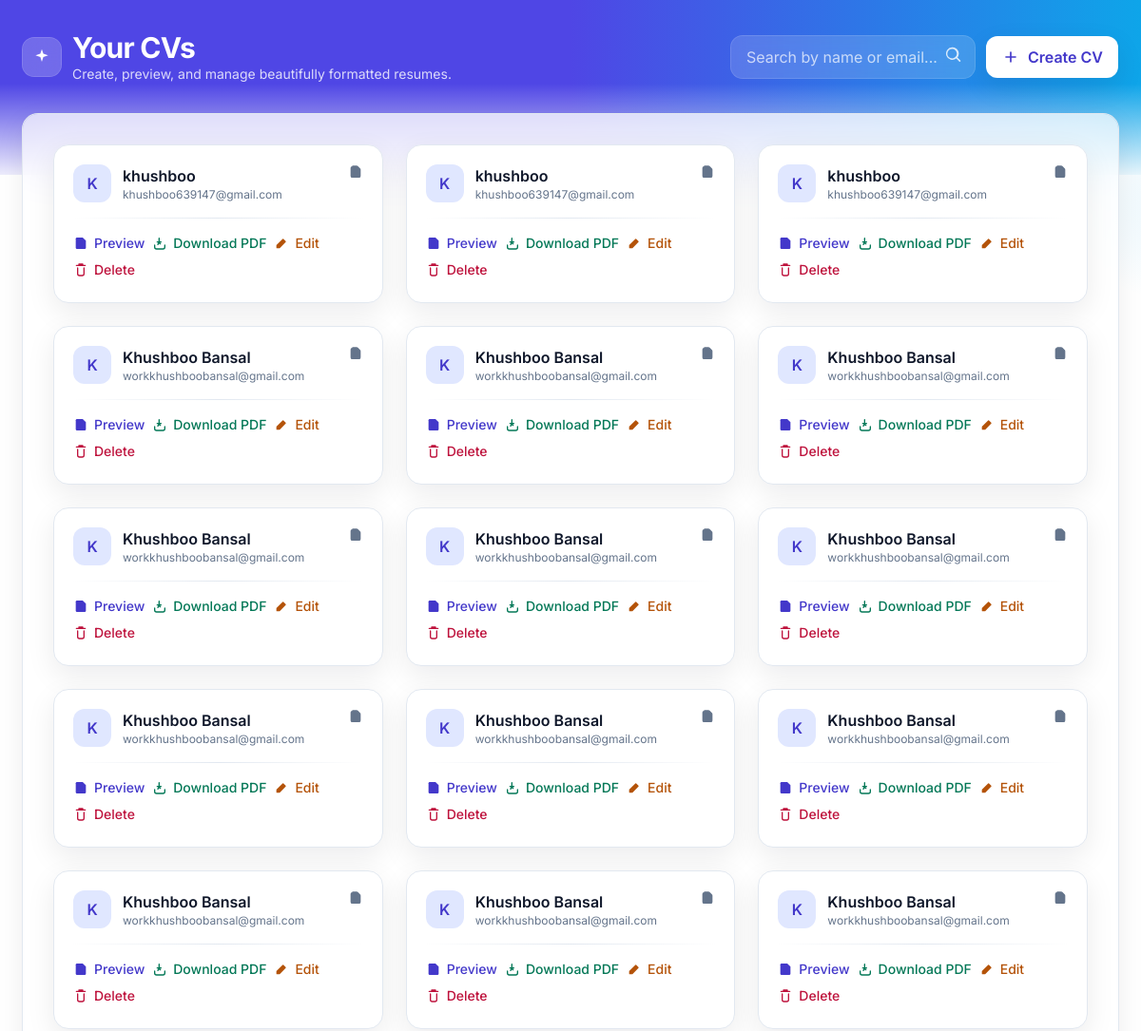
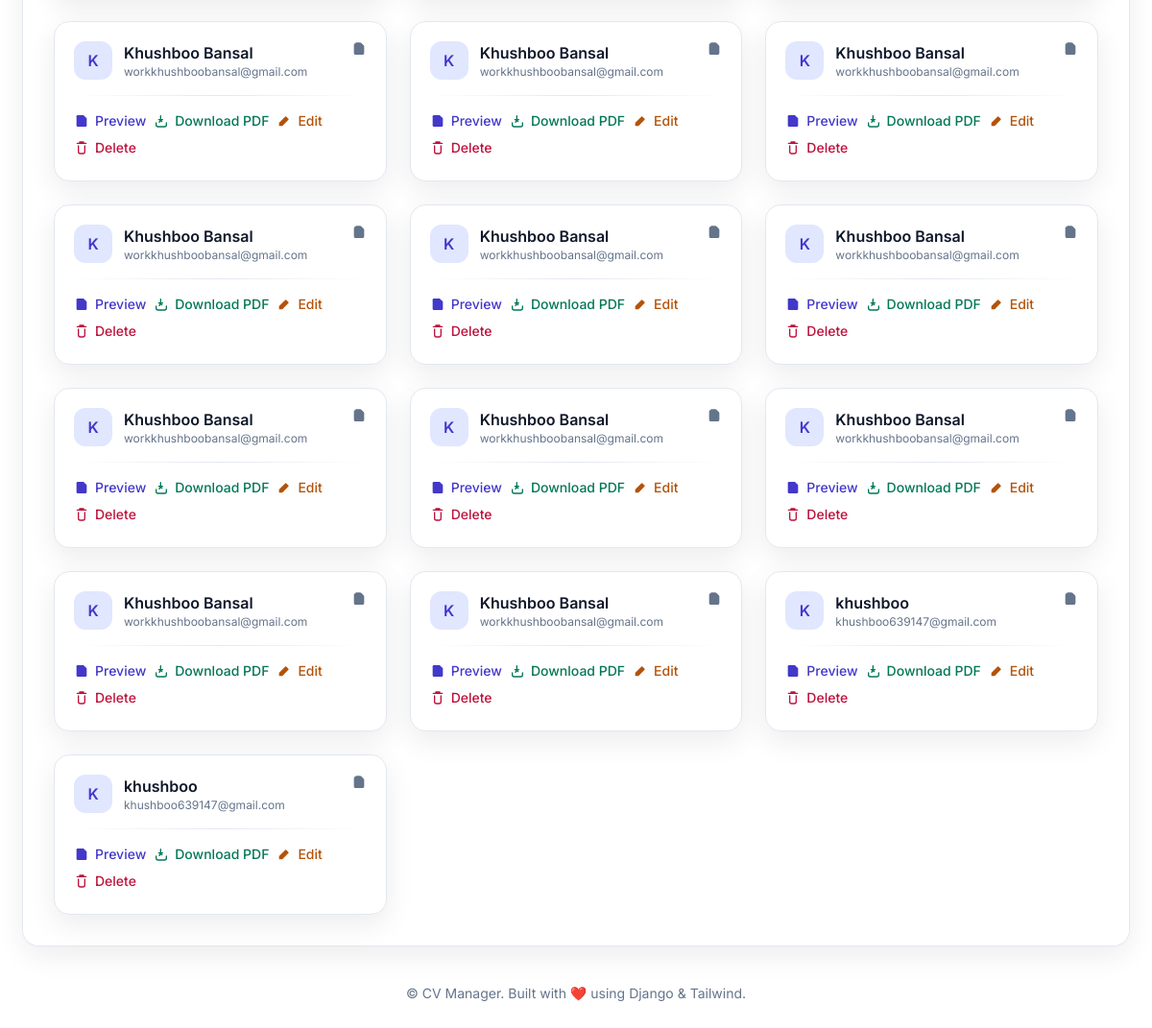
The page / on the database its author committed (2 pictures, top to bottom).
### CvgeneratorApp/models.py (models this page shows)
class Profile(models.Model):
    name=models.CharField(max_length=50)
    email=models.CharField(max_length=100)
    phone=models.CharField(max_length=20)
    school=models.CharField(max_length=50)
    degree=models.CharField(max_length=100)
    university=models.CharField(max_length=100)
    summary=models.TextField(max_length=2000)
    previous_work=models.TextField(max_length=1000)
    skil=models.CharField(max_length=200)

### CvgeneratorApp/views.py (the view)
# urls.py: path('',views.dashboard,name='dashboard'),
def dashboard(request):
    resumes=Profile.objects.all()
    return render(request, 'CvgeneratorApp/modern-dashboard.html',{'resumes':resumes})

### CvgeneratorApp/templates/CvgeneratorApp/modern-dashboard.html (shortened to what this page needs)
<!DOCTYPE html>
<html lang="en">
  <head>
    <script src="https://cdn.tailwindcss.com"></script>
  </head>
  <body
    class="min-h-screen text-slate-800 selection:bg-brand-100 selection:text-brand-800"
  >
    <header class="relative">
      <div
        class="absolute inset-0 -z-10 bg-gradient-to-r from-brand-600 via-indigo-600 to-sky-500"
      ></div>
      <div
        class="absolute inset-x-0 bottom-0 -z-10 h-24 bg-gradient-to-t from-white/90 to-transparent"
      ></div>
      <div class="max-w-7xl mx-auto px-6 pt-8 pb-24">
        <div class="flex items-center justify-between">
          <div class="flex items-center gap-3">
            <div
              class="h-10 w-10 rounded-xl bg-white/20 backdrop-blur ring-1 ring-white/30 grid place-items-center"
            >
              <svg
                xmlns="http://www.w3.org/2000/svg"
                viewBox="0 0 24 24"
                fill="currentColor"
                class="w-5 h-5 text-white"
              >
                <path
                  d="M12 2l1.9 5.9L20 10l-6.1 2.1L12 18l-1.9-5.9L4 10l6.1-2.1L12 2z"
                />
              </svg>
            </div>
            <div>
              <h1
                class="text-white text-2xl md:text-3xl font-bold tracking-tight"
              >
                Your CVs
              </h1>
              <p class="text-white/80 text-sm">
                Create, preview, and manage beautifully formatted resumes.
              </p>
            </div>
          </div>
          <div class="hidden md:flex items-center gap-3">
            <form action="#" method="get" class="relative">
              <input
                type="search"
                name="q"
                placeholder="Search by name or email..."
                class="w-64 rounded-xl bg-white/15 text-white placeholder-white/70 px-4 py-2.5 outline-none ring-1 ring-white/25 focus:ring-2 focus:ring-white/60 backdrop-blur"
              />
              <svg
                xmlns="http://www.w3.org/2000/svg"
                viewBox="0 0 24 24"
                fill="currentColor"
                class="w-5 h-5 absolute right-3 top-2.5 text-white/80"
              >
                <path
                  fill-rule="evenodd"
                  d="M10 2a8 8 0 105.293 14.293l3.707 3.707a1 1 0 001.414-1.414l-3.707-3.707A8 8 0 0010 2zm-6 8a6 6 0 1110.392 4.242A6 6 0 014 10z"
                  clip-rule="evenodd"
                />
              </svg>
            </form>
            <a
              href="{% url 'save_profile' %}"
              class="inline-flex items-center gap-2 rounded-xl bg-white text-brand-700 font-semibold px-4 py-2.5 shadow-soft hover:shadow-hover transition"
            >
              <svg
                xmlns="http://www.w3.org/2000/svg"
                viewBox="0 0 24 24"
                fill="currentColor"
                class="w-5 h-5"
              >
                <path
                  d="M12 5a1 1 0 011 1v5h5a1 1 0 110 2h-5v5a1 1 0 11-2 0v-5H6a1 1 0 110-2h5V6a1 1 0 011-1z"
                />
              </svg>
              Create CV
            </a>
          </div>
        </div>
      </div>
    </header>
    <main class="max-w-7xl mx-auto px-6 -mt-16">
      <div
        class="bg-white/70 backdrop-blur-xl rounded-2xl shadow-soft ring-1 ring-slate-200 p-6 md:p-8"
      >
        {% if resumes %}
        <div class="grid grid-cols-1 sm:grid-cols-2 lg:grid-cols-3 gap-6">
          {% for resume in resumes %}
          <div
            class="group rounded-2xl border border-slate-200 bg-white p-5 shadow-soft hover:shadow-hover hover:-translate-y-0.5 transition transform"
          >
            <div class="flex items-start justify-between">
              <div class="flex items-center gap-3">
                <div
                  class="h-10 w-10 rounded-xl bg-brand-100 text-brand-700 grid place-items-center font-semibold"
                >
                  {{ resume.name|default:"?"|slice:":1"|upper }}
                </div>
                <div>
                  <h2
                    class="text-base font-semibold text-slate-900 line-clamp-1"
                  >
                    {{ resume.name }}
                  </h2>
                  <p class="text-xs text-slate-500">{{ resume.email }}</p>
                </div>
              </div>
              <span
                class="inline-flex items-center gap-1 text-xs text-slate-500"
              >
                <svg
                  xmlns="http://www.w3.org/2000/svg"
                  viewBox="0 0 24 24"
                  fill="currentColor"
                  class="w-4 h-4"
                >
                  <path
                    d="M6.75 3A2.75 2.75 0 004 5.75v12.5A2.75 2.75 0 006.75 21h10.5A2.75 2.75 0 0020 18.25V8.414a2.75 2.75 0 00-.805-1.945l-3.664-3.664A2.75 2.75 0 0013.586 2H6.75zM13 3.5v3.25c0 .69.56 1.25 1.25 1.25H17.5"
                  />
                </svg>
              </span>
            </div>
            <div
              class="my-4 h-px bg-gradient-to-r from-transparent via-slate-200 to-transparent"
            ></div>
            <div class="flex flex-wrap items-center gap-2">
              <a
                href="{% url 'resume' resume.id %}"
                class="inline-flex items-center gap-1.5 text-sm font-medium text-brand-700 hover:text-brand-800"
              >
                <svg
                  xmlns="http://www.w3.org/2000/svg"
                  viewBox="0 0 24 24"
                  fill="currentColor"
                  class="w-4 h-4"
                >
                  <path
                    d="M4 5a2 2 0 012-2h9l5 5v11a2 2 0 01-2 2H6a2 2 0 01-2-2V5z"
                  />
                </svg>
                Preview
              </a>
              <a
                href="#"
                class="inline-flex items-center gap-1.5 text-sm font-medium text-emerald-700 hover:text-emerald-800"
              >
                Download PDF
              </a>
              <a
                href=""
                class="inline-flex items-center gap-1.5 text-sm font-medium text-amber-700 hover:text-amber-800"
              >
                <svg
                  xmlns="http://www.w3.org/2000/svg"
                  viewBox="0 0 24 24"
                  fill="currentColor"
                  class="w-4 h-4"
                >
                  <path
                    d="M4 15.5V19a1 1 0 001 1h3.5a1 1 0 00.707-.293l9.5-9.5a1 1 0 000-1.414L15.207 5.293a1 1 0 00-1.414 0l-9.5 9.5A1 1 0 004 15.5z"
                  />
                </svg>
                Edit
              </a>
              <form action="#" method="post" class="inline">
                <button
                  type="submit"
                  class="inline-flex items-center gap-1.5 text-sm font-medium text-rose-700 hover:text-rose-800"
                >
                  Delete
                </button>
              </form>
            </div>
          </div>
          {% endfor %}
        </div>
        {% endif %}
      </div>
      <footer
        class="max-w-7xl mx-auto px-6 text-center text-sm text-slate-500 py-10"
      >
        <p>
          © {{ now|date:"Y" }} CV Manager. Built with ❤️ using Django &
          Tailwind.
        </p>
      </footer>
    </main>
  </body>
</html>

### CvgeneratorApp/templates/CvgeneratorApp/modern-dashboard.html (style rules this page uses)
body { background-image: radial-gradient( 60rem 30rem at 10% -10%, rgba(99, 102, 241, 0.15), transparent 40% ), radial-gradient( 40rem 20rem at 110% 10%, rgba(14, 165, 233, 0.12), transparent 35% ); }

### rows shown on the page
Profile: name "K", name "khushboo", email "khushboo639147@gmail.com"
Profile: name "K", name "khushboo", email "khushboo639147@gmail.com"
Profile: name "K", name "khushboo", email "khushboo639147@gmail.com"
Profile: name "K", name "Khushboo Bansal", email "workkhushboobansal@gmail.com"
Profile: name "K", name "Khushboo Bansal", email "workkhushboobansal@gmail.com"
Profile: name "K", name "Khushboo Bansal", email "workkhushboobansal@gmail.com"
Profile: name "K", name "Khushboo Bansal", email "workkhushboobansal@gmail.com"
Profile: name "K", name "Khushboo Bansal", email "workkhushboobansal@gmail.com"
Profile: name "K", name "Khushboo Bansal", email "workkhushboobansal@gmail.com"
Profile: name "K", name "Khushboo Bansal", email "workkhushboobansal@gmail.com"
Profile: name "K", name "Khushboo Bansal", email "workkhushboobansal@gmail.com"
Profile: name "K", name "Khushboo Bansal", email "workkhushboobansal@gmail.com"
Profile: name "K", name "Khushboo Bansal", email "workkhushboobansal@gmail.com"
Profile: name "K", name "Khushboo Bansal", email "workkhushboobansal@gmail.com"
Profile: name "K", name "Khushboo Bansal", email "workkhushboobansal@gmail.com"
Profile: name "K", name "Khushboo Bansal", email "workkhushboobansal@gmail.com"
Profile: name "K", name "Khushboo Bansal", email "workkhushboobansal@gmail.com"
Profile: name "K", name "Khushboo Bansal", email "workkhushboobansal@gmail.com"
Profile: name "K", name "Khushboo Bansal", email "workkhushboobansal@gmail.com"
Profile: name "K", name "Khushboo Bansal", email "workkhushboobansal@gmail.com"
Profile: name "K", name "Khushboo Bansal", email "workkhushboobansal@gmail.com"
Profile: name "K", name "Khushboo Bansal", email "workkhushboobansal@gmail.com"
Profile: name "K", name "Khushboo Bansal", email "workkhushboobansal@gmail.com"
Profile: name "K", name "Khushboo Bansal", email "workkhushboobansal@gmail.com"
Profile: name "K", name "Khushboo Bansal", email "workkhushboobansal@gmail.com"
Profile: name "K", name "Khushboo Bansal", email "workkhushboobansal@gmail.com"
Profile: name "K", name "khushboo", email "khushboo639147@gmail.com"
Profile: name "K", name "khushboo", email "khushboo639147@gmail.com"
